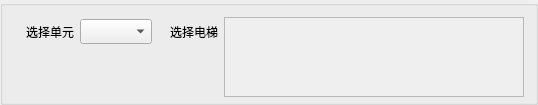
        <widget class="QGroupBox" name="groupBox_4">
         <property name="minimumSize">
          <size>
           <width>0</width>
           <height>105</height>
          </size>
         </property>
         <property name="maximumSize">
          <size>
           <width>16777215</width>
           <height>105</height>
          </size>
         </property>
         <property name="title">
          <string/>
         </property>
         <layout class="QHBoxLayout" name="horizontalLayout_40">
          <item>
           <layout class="QVBoxLayout" name="verticalLayout_20">
            <item>
             <layout class="QHBoxLayout" name="horizontalLayout_24">
              <item>
               <widget class="QLabel" name="label_117">
                <property name="minimumSize">
                 <size>
                  <width>60</width>
                  <height>30</height>
                 </size>
                </property>
                <property name="maximumSize">
                 <size>
                  <width>16777215</width>
                  <height>30</height>
                 </size>
                </property>
                <property name="text">
                 <string>选择单元</string>
                </property>
                <property name="alignment">
                 <set>Qt::AlignRight|Qt::AlignTrailing|Qt::AlignVCenter</set>
                </property>
               </widget>
              </item>
              <item>
               <widget class="QComboBox" name="comboBox_toolcard_units">
                <property name="minimumSize">
                 <size>
                  <width>0</width>
                  <height>25</height>
                 </size>
                </property>
               </widget>
              </item>
             </layout>
            </item>
            <item>
             <spacer name="verticalSpacer_7">
              <property name="orientation">
               <enum>Qt::Vertical</enum>
              </property>
              <property name="sizeHint" stdset="0">
               <size>
                <width>20</width>
                <height>40</height>
               </size>
              </property>
             </spacer>
            </item>
           </layout>
          </item>
          <item>
           <layout class="QHBoxLayout" name="horizontalLayout_30">
            <item>
             <layout class="QVBoxLayout" name="verticalLayout_28">
              <item>
               <layout class="QHBoxLayout" name="horizontalLayout_66">
                <item>
                 <widget class="QLabel" name="label_118">
                  <property name="minimumSize">
                   <size>
                    <width>60</width>
                    <height>30</height>
                   </size>
                  </property>
                  <property name="maximumSize">
                   <size>
                    <width>16777215</width>
                    <height>30</height>
                   </size>
                  </property>
                  <property name="text">
                   <string>选择电梯</string>
                  </property>
                  <property name="alignment">
                   <set>Qt::AlignRight|Qt::AlignTrailing|Qt::AlignVCenter</set>
                  </property>
                 </widget>
                </item>
               </layout>
              </item>
              <item>
               <spacer name="verticalSpacer_13">
                <property name="orientation">
                 <enum>Qt::Vertical</enum>
                </property>
                <property name="sizeHint" stdset="0">
                 <size>
                  <width>20</width>
                  <height>40</height>
                 </size>
                </property>
               </spacer>
              </item>
             </layout>
            </item>
            <item>
             <widget class="ScrollArea" name="scrollArea_12">
              <property name="minimumSize">
               <size>
                <width>300</width>
                <height>80</height>
               </size>
              </property>
              <property name="maximumSize">
               <size>
                <width>16777215</width>
                <height>80</height>
               </size>
              </property>
              <property name="verticalScrollBarPolicy">
               <enum>Qt::ScrollBarAlwaysOff</enum>
              </property>
              <property name="horizontalScrollBarPolicy">
               <enum>Qt::ScrollBarAlwaysOff</enum>
              </property>
              <property name="widgetResizable">
               <bool>true</bool>
              </property>
              <widget class="QWidget" name="scroll_unitElevt">
               <property name="geometry">
                <rect>
                 <x>0</x>
                 <y>0</y>
                 <width>1000</width>
                 <height>80</height>
                </rect>
               </property>
               <property name="minimumSize">
                <size>
                 <width>1000</width>
                 <height>0</height>
                </size>
               </property>
              </widget>
             </widget>
            </item>
           </layout>
          </item>
         </layout>
        </widget>
